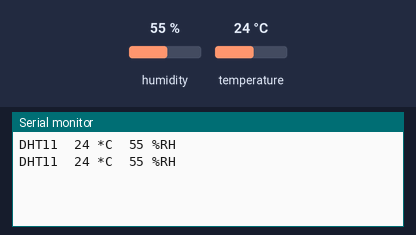
This sketch was run on a simulated Arduino Uno, built with avr-gcc and run on an emulated ATmega328P. Shown: the last lines printed to the serial monitor. The inputs (shaded band) are chosen by the test bench; at power-on: humidity 55 %, temperature 24 °C.

Above: at 2.8 s.
2.9 s: humidity set to 22 %
At 5.3 s:
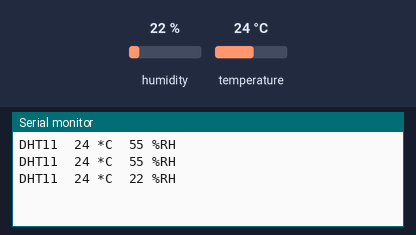
5.6 s: temperature set to 12 °C
At 6.6 s:
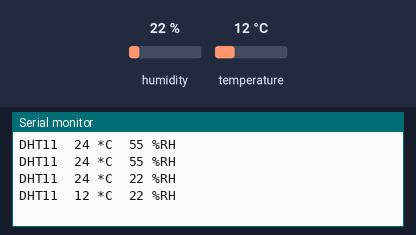
8.3 s: humidity set to 40 %
At 11.4 s:
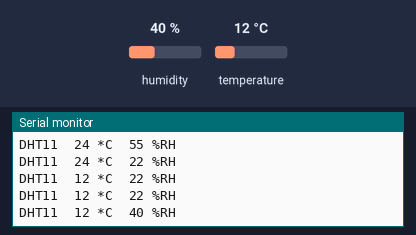
Timing chart, 0 to 12.9 s (numbered marks = the images above; inputs shaded):
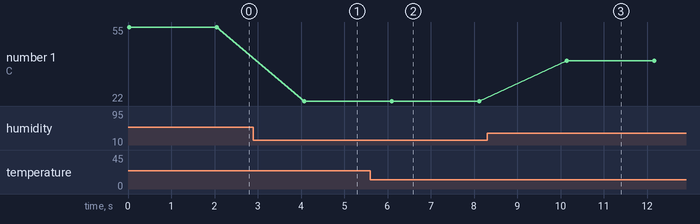

The sketch:

08e_DTH11_serial.ino
```cpp
#include <SimpleDHT.h>
#define pinCzujnik 7
SimpleDHT11 dht11;

void setup() {
  Serial.begin(9600);
}
void loop() {
  byte temperatura = 0;
  byte wilgotnosc = 0;
  int err = 0;
  //Pobranie zmierzonych wartości temperatury i wilgotności
  err = dht11.read(pinCzujnik, &temperatura, &wilgotnosc, NULL);
  if (err == 0){
  Serial.print("DHT11  ");
  Serial.print(temperatura); Serial.print(" *C  ");
  Serial.print(wilgotnosc); Serial.println(" %RH");
  }else{
    Serial.println("Błąd odczytu");
  }
  delay(2000);
}
```

Measured:
- after the input at 2.9 s, the serial monitor: prints a new line after 1.2 s (image 1)
- after the input at 5.6 s, the serial monitor: prints a new line after 0.49 s (image 2)
- after the input at 8.3 s, the serial monitor: prints a new line after 1.8 s (image 3)
- plotted number 1: 55 → 22 after the input at 2.9 s, 22 → 40 after the input at 8.3 s
